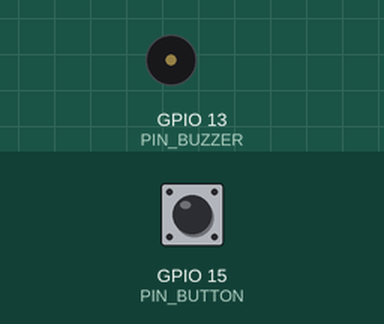
Recording of a sketch running on a simulated ESP32. Parts: buzzer (waves = sounding). The inputs (shaded band) are chosen by the test bench; at power-on: GPIO 15 (PIN_BUTTON) HIGH.

Above: at 1.2 s.
1.3 s: GPIO 15 (PIN_BUTTON) pulled LOW for 0.15 s
At 1.48 s:
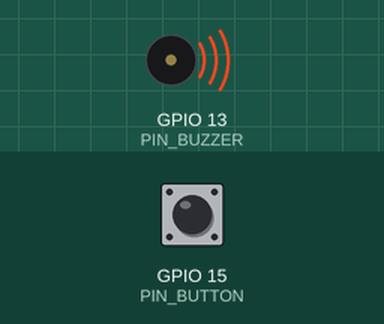
3.1 s: GPIO 15 (PIN_BUTTON) pulled LOW for 3.2 s
At 7.1 s:
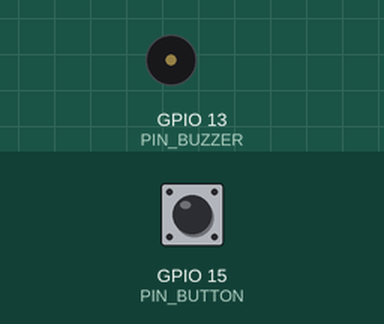
Timing chart, 0 to 8.6 s (numbered marks = the images above; inputs shaded):
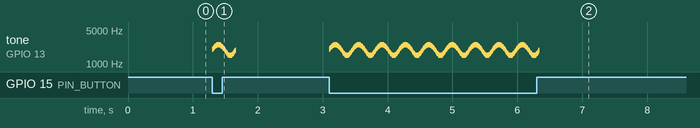

Measured:
- after the input at 1.3 s, tone on GPIO 13 (PIN_BUZZER): plays 2000 Hz for 0.01 s, 2086 Hz for 0.01 s, 2171 Hz for 0.01 s, 2250 Hz for 0.01 s, 2321 Hz for 0.01 s, 2383 Hz for 0.01 s … (36 notes in this stretch), starting at once
- after the input at 3.1 s, tone on GPIO 13 (PIN_BUZZER): plays 2000 Hz for 0.01 s, 2086 Hz for 0.01 s, 2171 Hz for 0.01 s, 2250 Hz for 0.01 s, 2321 Hz for 0.01 s, 2383 Hz for 0.01 s … (324 notes in this stretch), starting at once

The sketch:

10.Alertor.ino
```cpp
#define PIN_BUZZER  13
#define PIN_BUTTON  15
#define CHANNEL     0

void setup() {
  pinMode(PIN_BUTTON, INPUT);
  ledcAttachChannel(PIN_BUZZER, 1, 10, CHANNEL);
  ledcWriteTone(PIN_BUZZER, 2'000);   // set the tone at 2kHz (for starter) + duty at 50%
}

void loop() {
  if(digitalRead(PIN_BUTTON) == LOW)
    sin_alert();
  else
    ledcWriteTone(PIN_BUZZER, 0);     // set the tone at 0 Hz ==> buzzer off
}

// gives a sinusoidal flow to the tone to make
void sin_alert()
{
  float sinVal;
  int toneVal;
  for(int i = 0; i < 360; i += 10)
  {
    sinVal = sin(i * (PI / 180));
    toneVal = 2'000 + sinVal * 500;   // frequency
    ledcWriteTone(PIN_BUZZER, toneVal);
    delay(10);
  }
}
```
